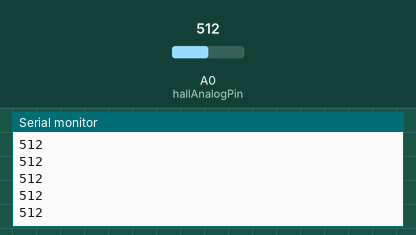
The sketch below on a simulated Arduino Uno, built with avr-gcc and run on an emulated ATmega328P. Shown: the last lines printed to the serial monitor. The inputs (shaded band) are chosen by the test bench; at power-on: A0 (hallAnalogPin) = 512.

Above: at 1.2 s.
1.3 s: A0 (hallAnalogPin) set to 716
At 2.1 s:
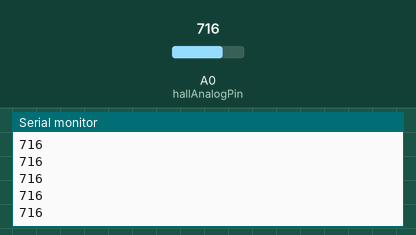
2.8 s: A0 (hallAnalogPin) set to 900
At 3.5 s:
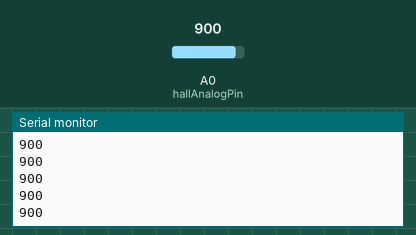
Timing chart, 0 to 5.8 s (numbered marks = the images above; inputs shaded):
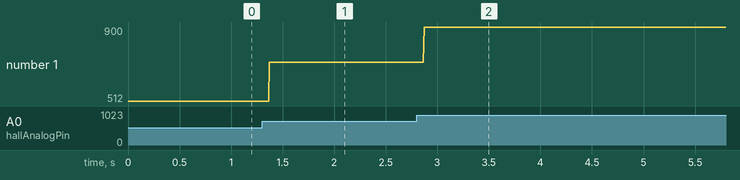

The sketch:

AnalogHallSwitch.ino
```cpp
//Analog Hall Switch Testing Code
const int hallAnalogPin=A0;

void setup() {
  Serial.begin(9600);
}

void loop() {
  Serial.println(analogRead(hallAnalogPin));
}
```

Measured:
- after the input at 1.3 s, the serial monitor: prints a new line after 0.07 s (image 1)
- after the input at 2.8 s, the serial monitor: prints a new line after 0.07 s (image 2)
- plotted number 1: 512 → 716 after the input at 1.3 s, 716 → 900 after the input at 2.8 s
